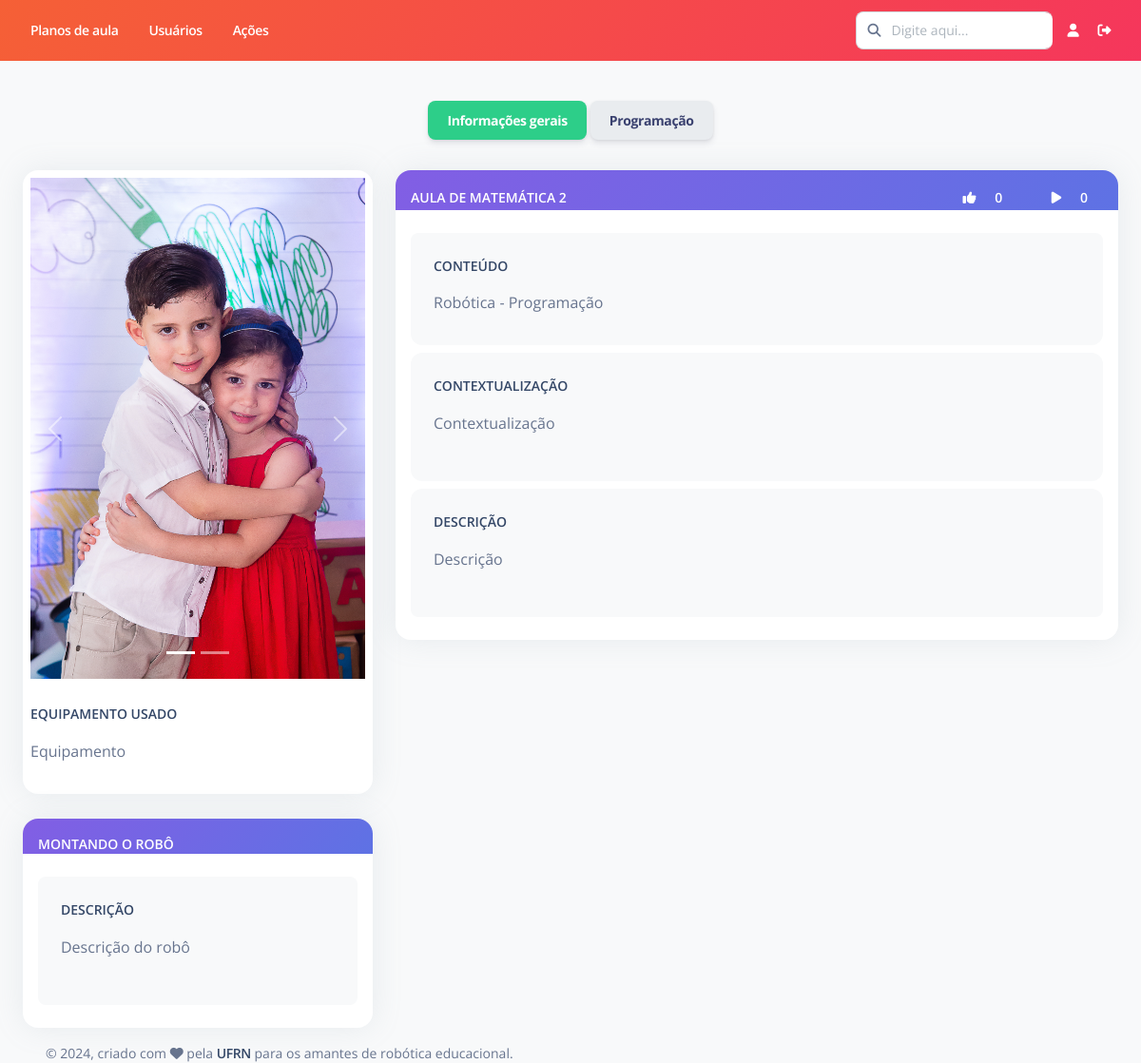
The page /plano-aula/detalhes/16/ on the database its author committed.
### PlanoAula/models.py (models this page shows, shortened)
class FotoRobo(models.Model):
    plano_aula = models.ForeignKey(PlanoAula, related_name='fotos_robo', on_delete=models.RESTRICT,null=True, verbose_name="Plano de aula")
    robo_foto = models.ImageField(upload_to=diretorio_plano_aula_midias, blank=True, null=True, verbose_name="Fotos do robô")
    class Meta:
        ordering = ['-plano_aula__data_criacao']
        verbose_name = "Foto do robô"
        verbose_name_plural = "Fotos do robô"

class PlanoAula(models.Model):
    criador = models.ForeignKey(Usuario, on_delete=models.RESTRICT,null=True, verbose_name="Responsável")
    data_criacao = models.DateTimeField(default=timezone.now, verbose_name="Data de criação")
    titulo = models.CharField(max_length=200, verbose_name="Título")
    contextualizacao = models.TextField(verbose_name="Contextualização")
    descricao_atividade = models.TextField(verbose_name="Descrição da atividade")
    avaliacao = models.TextField(verbose_name="Critérios de avaliação", blank=True, null=True)
    conteudos = models.ManyToManyField(Conteudo, related_name="planos_de_aula", verbose_name="Conteúdos")
    robo_equipamento = models.CharField(max_length=200, blank=True, null=True, verbose_name="Equipamento")
    robo_descricao = models.TextField(blank=True, null=True, verbose_name="Descrição do robô")
    robo_link = models.TextField(verbose_name="Links", blank=True, null=True)
    prog_linguagem = models.CharField(max_length=200, blank=True, null=True, verbose_name="Linguagem de programação")
    prog_descricao = models.TextField(blank=True, null=True, verbose_name="Descrição da programação")
    prog_link = models.TextField(verbose_name="Links", blank=True, null=True)
    prog_codigos = models.FileField(upload_to=diretorio_plano_aula, blank=True, null=True, verbose_name="Códigos")
    robo_pdf = models.FileField(upload_to=diretorio_plano_aula, blank=True, null=True, verbose_name="Manual de montagem do robô")
    def __str__(self):
        return self.titulo
    class Meta:
        ordering = ['titulo']
        verbose_name = "Plano de aula"
        verbose_name_plural = "Planos de aula"

### Disciplina/models.py (models this page shows)
class Conteudo(models.Model):
    nome = models.CharField(max_length=200, verbose_name="Nome")
    disciplina = models.ForeignKey(Disciplina, on_delete=models.RESTRICT, related_name="conteudos", verbose_name="Disciplina")
    status = models.CharField(max_length=7, choices=STATUS, default='Ativo')
    def __str__(self):
        return self.nome
    class Meta:
        ordering = ['disciplina', 'nome']
        verbose_name = "Conteúdo"
        verbose_name_plural = "Conteúdos"

class Disciplina(models.Model):
    nome = models.CharField(max_length=200, verbose_name="Nome")
    status = models.CharField(max_length=7, choices=STATUS, default='Ativo')
    def __str__(self):
        return self.nome
    class Meta:
        ordering = ['nome']
        verbose_name = "Disciplina"
        verbose_name_plural = "Disciplinas"

### PlanoAula/views.py (the view)
# urls.py: path('detalhes/<int:pk>/', views.Detalhe.as_view(), name='detalhes'),
class Detalhe(generic.DetailView):
   model = PlanoAula
   template_name = "PlanoAula/detalhes.html"
   context_object_name = "plano_aula"
   def get_context_data(self,**kwargs):
        context = super(Detalhe,self).get_context_data(**kwargs)
        robo_fotos = FotoRobo.objects.filter(plano_aula = self.get_object().pk)
        context['robo_fotos'] = robo_fotos
        robo_videos = VideoRobo.objects.filter(plano_aula = self.get_object().pk)
        context['robo_videos'] = robo_videos
        execucao_fotos = FotoExecucao.objects.filter(plano_aula = self.get_object().pk)
        context['execucao_fotos'] = execucao_fotos
        execucao_videos = VideoExecucao.objects.filter(plano_aula = self.get_object().pk)
        context['execucao_videos'] = execucao_videos
        return context

### templates/PlanoAula/detalhes.html (shortened to what this page needs)
{% extends "Base/base.html" %}
{% load static %}
{% load bootstrap5 %}
{% load string_tags %}
{% block conteudo %}
<br>
<div class="p-3 text-center">
  <button id="btn_inf_gerais" class="btn btn-success" onclick="mostrar_inf_gerais()">Informações gerais</button>
  <button id="btn_programacao" class="btn btn-light" onclick="mostrar_programacao()">Programação</button>
</div>
<div>
  <div id="div_inf_gerais">
    <div class="row">
      <div class="col-lg-4 col-md-0">
                <div class="card">
                    <div class="card-body pt-2 p-2">
                        {% if robo_fotos or robo_videos %}
                            <div id="midias_robo" class="carousel slide" data-bs-ride="carousel">
                                <div class="carousel-indicators">
                                    {% for foto in robo_fotos %}
                                        {% if forloop.counter == 1 %}
                                            <button type="button" data-bs-target="#midias_robo" data-bs-slide-to="{{forloop.counter0}}" class="active" aria-current="true" aria-label="Slide {{forloop.counter}}"></button>
                                        {% else %}
                                            <button type="button" data-bs-target="#midias_robo" data-bs-slide-to="{{forloop.counter0}}" aria-label="Slide {{forloop.counter}}"></button>
                                        {% endif %}
                                    {% endfor %}
                                </div>
                                <div class="carousel-inner">
                                    {% for foto in robo_fotos %}
                                        {% if forloop.counter == 1 %}
                                            <div class="carousel-item active">
                                        {% else %}
                                            <div class="carousel-item ">
                                        {% endif %}
                                                <img class="d-block w-100" src="{{foto.robo_foto.url}}">
                                            </div>
                                    {% endfor %}
                                </div>
                                <button class="carousel-control-prev" type="button" data-bs-target="#midias_robo" data-bs-slide="prev">
                                    <span class="carousel-control-prev-icon" aria-hidden="true"></span>
                                </button>
                                <button class="carousel-control-next" type="button" data-bs-target="#midias_robo" data-bs-slide="next">
                                    <span class="carousel-control-next-icon" aria-hidden="true"></span>
                                </button>
                            </div>
                        {% else %}
                            <img src="{% static 'assets/img/carousel-2.jpg' %}" alt="" class="img-fluid">
                        {% endif %}
                        <br>
                        <div class="d-flex flex-column">
                            <h6 class="mb-3 text-sm text-uppercase">Equipamento Usado</h6>
                            {% if plano_aula.robo_equipamento %}
                                <span class="mb-2 text-xs">{{plano_aula.robo_equipamento|linebreaks}}</span>
                            {% else %}
                                <span class="mb-2 text-xs">Não informado</span>
                            {% endif %}
                        </div>
                    </div>
                </div>
                <br>
            {% if plano_aula.robo_descricao or plano_aula.robo_link %}
                <div class="card">
                    <div class="card-header bg-gradient-primary pb-0 p-3">
                        <p class="text-sm mb-0 text-uppercase text-white font-weight-bold" class="text-center">Montando o Robô</p>
                    </div>
                    <div class="card-body pt-4 p-3">
                        <ul class="list-group">
                            {% if plano_aula.robo_descricao %}
                                <li class="list-group-item border-0 d-flex p-4 mb-2 bg-gray-100 border-radius-lg">
                                    <div class="d-flex flex-column">
                                        <h6 class="mb-3 text-sm text-uppercase">Descrição</h6>
                                        <span class="mb-2 text-xs">{{plano_aula.robo_descricao|linebreaks}}</span>
                                    </div>
                                </li>
                            {% endif %}
                        </ul>
                    </div>
                </div>
            {% endif %}
        </div>
        <br>
        <div class="col-lg-8 col-md-0">
            <div class="card">
                <div class="card-header bg-gradient-primary pb-0 p-3">
                    <span class="text-sm mb-0 text-uppercase text-white font-weight-bold">{{plano_aula.titulo}}</span>
                    <div class="float-end">
                        <span class="text-sm mb-0 text-uppercase text-white font-weight-bold px-3">
                            <i class="fas fa-thumbs-up text-white px-3"></i>
                            {{ plano_aula.likes.count }}
                        </span>
                        <span class="text-sm mb-0 text-uppercase text-white font-weight-bold px-3">
                            <i class="fas fa-play text-white px-3"></i>
                            {{ plano_aula.execucoes.count }}
                        </span>
                    </div>
                </div>
                <div class="card-body pt-4 p-3">
                    <ul class="list-group">
                        <li class="list-group-item border-0 d-flex p-4 mb-2 bg-gray-100 border-radius-lg">
                            <div class="d-flex flex-column">
                                <h6 class="mb-3 text-sm text-uppercase">Conteúdo</h6>
                                {% for conteudo in plano_aula.conteudos.all %}
                                    <span class="mb-2 text-s">{{ conteudo.disciplina}} - {{ conteudo }}</span>
                                {% empty %}
                                    <span class="mb-2 text-s">-</span>
                                {% endfor %}
                            </div>
                        </li>
                        <li class="list-group-item border-0 d-flex p-4 mb-2 bg-gray-100 border-radius-lg">
                            <div class="d-flex flex-column">
                                <h6 class="mb-3 text-sm text-uppercase">Contextualização</h6>
                                <span class="mb-2 text-xs">{{ plano_aula.contextualizacao|linebreaks }}</span>
                            </div>
                        </li>
                        <li class="list-group-item border-0 d-flex p-4 mb-2 bg-gray-100 border-radius-lg">
                            <div class="d-flex flex-column">
                                <h6 class="mb-3 text-sm text-uppercase">Descrição</h6>
                                <span class="mb-2 text-xs">{{ plano_aula.descricao_atividade|linebreaks }}</span>
                            </div>
                        </li>
                    </ul>
                </div>
              </div>
        </div>
    </div>
    </div>
{% endblock %}

### rows shown on the page
FotoRobo: robo_foto (picture)
PlanoAula: robo_equipamento "Equipamento", robo_descricao "Descrição do robô", titulo "AULA DE MATEMÁTICA 2", likes.count "0", execucoes.count "0", contextualizacao "Contextualização", descricao_atividade "Descrição"
Conteudo: disciplina "Robótica", nome "Programação"
